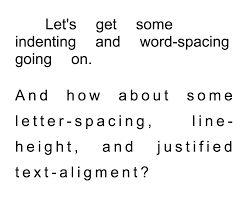
#> input picture ocrText2.png, 251 x 201 px
$ python txtDetectionExtraction.py
#> lines starting #> are read from the running program, lines starting #| are printed output that depends on the picture; after the words box and inside, x2 and y2 are one past the last pixel; in counts of white or black regions, pixels touching at a corner belong together
import cv2
import pytesseract

pytesseract.pytesseract.tesseract_cmd = 'C:/Program Files/Tesseract-OCR/tesseract.exe'

# Read image from which text needs to be extracted
img = cv2.imread("ocrText2.png")
#> img is the input picture: shape (201, 251, 3); min 0, max 255, mean 241.8

# Preprocessing the image starts

# Convert the image to gray scale
gray = cv2.cvtColor(img, cv2.COLOR_BGR2GRAY)

# Performing OTSU threshold
ret, thresh1 = cv2.threshold(gray, 0, 255, cv2.THRESH_OTSU | cv2.THRESH_BINARY_INV)
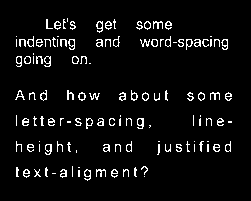
#> thresh1: shape (201, 251); 5.5% white in thin lines or dots, all inside (x1, y1, x2, y2) = (15, 18, 232, 181)
#> ret = 151

# Specify structure shape and kernel size. Kernel size increases or decreases the area of the rectangle to be detected. A smaller value like (10, 10) will detect each word instead of a sentence.
rect_kernel = cv2.getStructuringElement(cv2.MORPH_RECT, (18, 18))

# Applying dilation on the threshold image
dilation = cv2.dilate(thresh1, rect_kernel, iterations = 1)
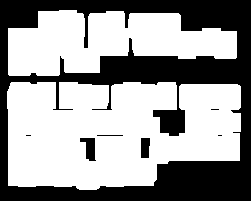
#> dilation: shape (201, 251); 60.9% white; 7 black regions (3 under 20 px)

# Finding contours
contours, hierarchy = cv2.findContours(dilation, cv2.RETR_EXTERNAL,cv2.CHAIN_APPROX_NONE)
#> contours = 2 contours; box (x1, y1, x2, y2) and area: (7, 82, 241, 190) 20542, (8, 10, 237, 76) 9720

# Creating a copy of image
im2 = img.copy()

# A text file is created and flushed
file = open("Extracted.txt", "w+")
file.write("")
file.close()

# Looping through the identified contours. Then rectangular part is cropped and passed on to pytesseract for extracting text from it. Extracted text is then written into the text file
for cnt in contours:
    x, y, w, h = cv2.boundingRect(cnt)

    # draw a rectangle on copied image
    rect = cv2.rectangle(im2, (x, y), (x+w, y+h), (0, 255, 0), 2)

    # cropping the text block for giving input to OCR
    cropped = im2[y:y+h, x:x+w]

    # Open the file in append mode
    file = open("Extracted.txt", "a")

    # Apply OCR on the cropped image
#> (the run stopped early here; a loop or call above may not have finished)

$ run again, with ocrText.png copied over ocrText2.png
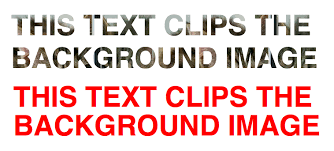
#> input picture ocrText.png, 334 x 151 px
#> img is the input picture: shape (151, 334, 3); mean B, G, R 205.2, 206.8, 235.8
#> `ret, thresh1 = cv2.threshold(gray, 0, 255, cv2.THRESH_OTSU | cv2.THRES..`:
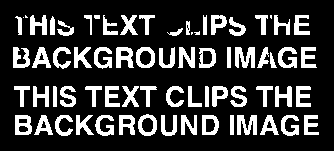
#> thresh1: shape (151, 334); 21.4% white; 69 white regions (5 under 20 px), largest, box (x1, y1, x2, y2) and area: (235, 47, 255, 68) 297, (237, 115, 257, 135) 277, (116, 47, 134, 68) 249
#> ret = 167
#> dilation: shape (151, 334); 84.7% white; 3 black regions (1 under 20 px)
#> contours = 1 contour; box (x1, y1, x2, y2) and area: (5, 7, 328, 145) 41988
